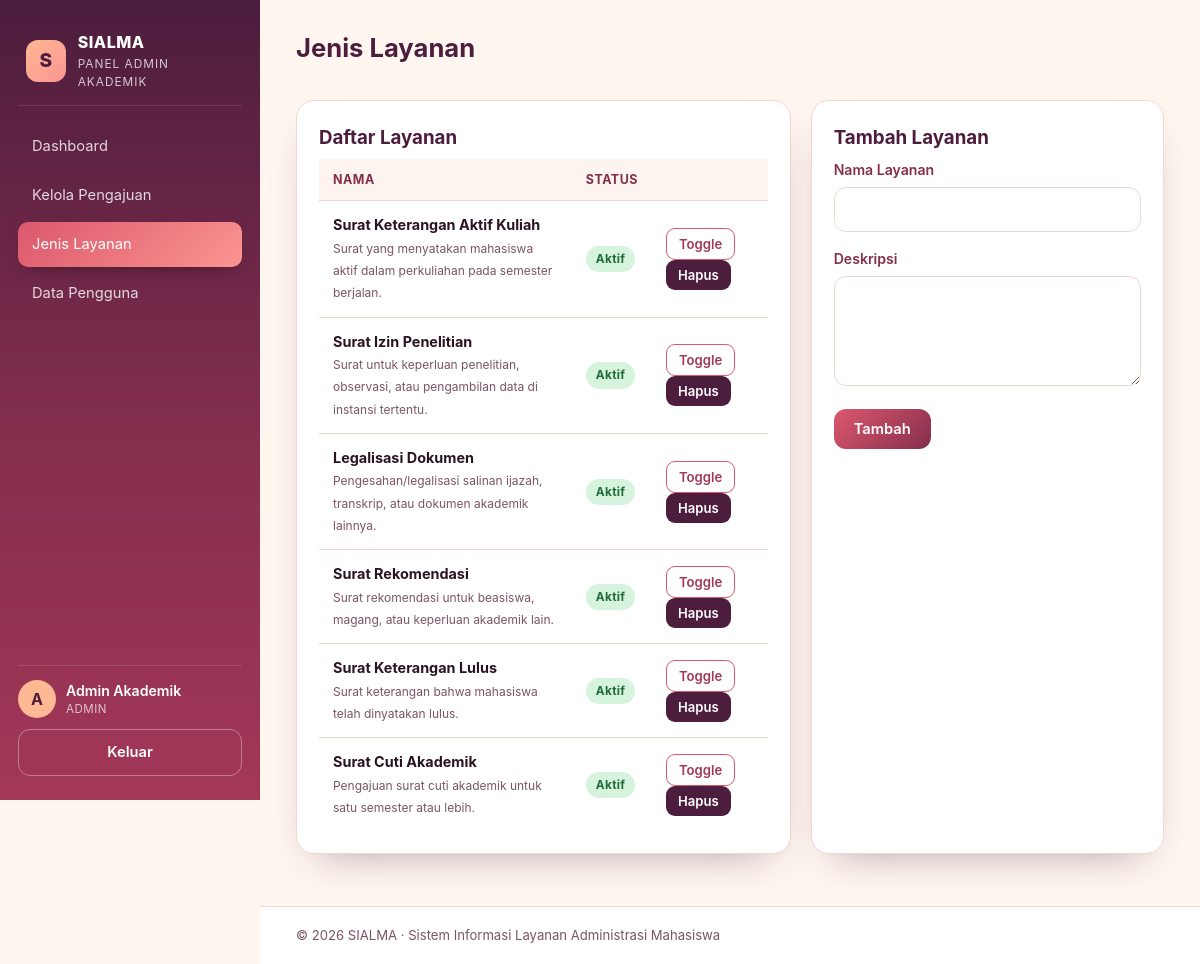
The page /admin/layanan.php (signed in) on the database its author committed.
### tables this page shows
CREATE TABLE `jenis_layanan` (
  `id_layanan` INT(11) NOT NULL AUTO_INCREMENT,
  `nama_layanan` VARCHAR(150) NOT NULL,
  `deskripsi` TEXT,
  `aktif` TINYINT(1) DEFAULT 1,
  PRIMARY KEY (`id_layanan`)
);

### includes/auth.php (called while the page is built, shortened)
<?php
function base_url($path = '') {
    $scriptDir = str_replace('\\', '/', dirname($_SERVER['SCRIPT_NAME']));
    $parts = explode('/', trim($scriptDir, '/'));
    $roots = ['mahasiswa','admin','dosen','auth'];
    while (!empty($parts) && in_array(end($parts), $roots)) array_pop($parts);
    $base = '/' . implode('/', $parts);
    $base = rtrim($base, '/');
    return $base . '/' . ltrim($path, '/');
}

### admin/layanan.php (the view, shortened to what this page needs)
<?php
require_once __DIR__ . '/../config/database.php';
require_once __DIR__ . '/../includes/auth.php';
$rows=$conn->query("SELECT * FROM jenis_layanan ORDER BY id_layanan");
$pageTitle='Jenis Layanan';
include __DIR__ . '/../includes/header.php';
?>
<div class="grid-2">
<div class="card">
<h3>Daftar Layanan</h3>
<table class="tbl"><thead><tr><th>Nama</th><th>Status</th><th></th></tr></thead><tbody>
<?php while($r=$rows->fetch_assoc()): ?>
<tr>
  <td><b><?= htmlspecialchars($r['nama_layanan']) ?></b><br><small style="color:var(--muted)"><?= htmlspecialchars($r['deskripsi']) ?></small></td>
  <td><?= $r['aktif']?'<span class="badge badge-success">Aktif</span>':'<span class="badge badge-danger">Nonaktif</span>' ?></td>
  <td>
    <form method="post" style="display:inline"><input type="hidden" name="id" value="<?= $r['id_layanan'] ?>"><button class="btn btn-outline btn-sm" name="toggle" value="1">Toggle</button></form>
    <form method="post" style="display:inline"><input type="hidden" name="id" value="<?= $r['id_layanan'] ?>"><button class="btn btn-danger btn-sm" name="hapus" value="1" data-confirm="Hapus layanan ini?">Hapus</button></form>
  </td>
</tr>
<?php endwhile; ?>
</tbody></table>
</div>
<div class="card">
<h3>Tambah Layanan</h3>
<form method="post">
  <div class="form-group"><label>Nama Layanan</label><input name="nama_layanan" required></div>
  <div class="form-group"><label>Deskripsi</label><textarea name="deskripsi"></textarea></div>
  <button name="tambah" value="1" class="btn btn-primary">Tambah</button>
</form>
</div>
</div>
<?php include __DIR__ . '/../includes/footer.php'; ?>

### includes/header.php (shortened to what this page needs)
<?php
require_once __DIR__ . '/auth.php';
$user = $_SESSION['user'] ?? null;
$role = $user['role'] ?? 'guest';
$panelTitle = [
    'mahasiswa' => 'Portal Mahasiswa',
    'admin'     => 'Panel Admin Akademik',
    'dosen'     => 'Panel Pihak Berwenang',
][$role] ?? 'SIALMA';
?>
<!DOCTYPE html>
<html lang="id">
<head>
<link rel="stylesheet" href="<?= base_url('assets/css/style.css') ?>">
</head>
<body class="app">
<aside class="sidebar">
  <div class="brand">
    <div class="brand-mark">S</div>
    <div>
      <div class="brand-name">SIALMA</div>
      <div class="brand-sub"><?= htmlspecialchars($panelTitle) ?></div>
    </div>
  </div>
  <nav class="nav">
    <?php if ($role === 'mahasiswa'): ?>
      <a href="<?= base_url('mahasiswa/dashboard.php') ?>">Dashboard</a>
      <a href="<?= base_url('mahasiswa/ajukan.php') ?>">Ajukan Layanan</a>
      <a href="<?= base_url('mahasiswa/riwayat.php') ?>">Riwayat Pengajuan</a>
      <a href="<?= base_url('mahasiswa/notifikasi.php') ?>">Notifikasi</a>
      <a href="<?= base_url('mahasiswa/profil.php') ?>">Profil</a>
    <?php elseif ($role === 'admin'): ?>
      <a href="<?= base_url('admin/dashboard.php') ?>">Dashboard</a>
      <a href="<?= base_url('admin/pengajuan.php') ?>">Kelola Pengajuan</a>
      <a href="<?= base_url('admin/layanan.php') ?>">Jenis Layanan</a>
      <a href="<?= base_url('admin/pengguna.php') ?>">Data Pengguna</a>
    <?php elseif ($role === 'dosen'): ?>
      <a href="<?= base_url('dosen/dashboard.php') ?>">Dashboard</a>
      <a href="<?= base_url('dosen/persetujuan.php') ?>">Persetujuan</a>
      <a href="<?= base_url('dosen/laporan.php') ?>">Laporan</a>
    <?php endif; ?>
  </nav>
  <div class="sidebar-foot">
    <div class="user-card">
      <div class="avatar"><?= strtoupper(substr($user['nama'] ?? '?', 0, 1)) ?></div>
      <div>
        <div class="user-name"><?= htmlspecialchars($user['nama'] ?? 'Tamu') ?></div>
        <div class="user-role"><?= htmlspecialchars(ucfirst($role)) ?></div>
      </div>
    </div>
    <a class="btn btn-ghost btn-block" href="<?= base_url('auth/logout.php') ?>">Keluar</a>
  </div>
</aside>
<main class="main">
<header class="topbar">
  <div>
    <h1 class="page-title"><?= htmlspecialchars($pageTitle ?? '') ?></h1>
  </div>
</header>
<section class="content">

### includes/footer.php (shortened to what this page needs)
</section>
<footer class="foot">
  <span>© <?= date('Y') ?> SIALMA · Sistem Informasi Layanan Administrasi Mahasiswa</span>
</footer>
</main>
</body>
</html>

### rows shown on the page
jenis_layanan: nama_layanan "Surat Keterangan Aktif Kuliah", deskripsi "Surat yang menyatakan mahasiswa aktif dalam perkuliahan pada semester berjalan.", aktif "Aktif"
jenis_layanan: nama_layanan "Surat Izin Penelitian", deskripsi "Surat untuk keperluan penelitian, observasi, atau pengambilan data di instansi tertentu.", aktif "Aktif"
jenis_layanan: nama_layanan "Legalisasi Dokumen", deskripsi "Pengesahan/legalisasi salinan ijazah, transkrip, atau dokumen akademik lainnya.", aktif "Aktif"
jenis_layanan: nama_layanan "Surat Rekomendasi", deskripsi "Surat rekomendasi untuk beasiswa, magang, atau keperluan akademik lain.", aktif "Aktif"
jenis_layanan: nama_layanan "Surat Keterangan Lulus", deskripsi "Surat keterangan bahwa mahasiswa telah dinyatakan lulus.", aktif "Aktif"
jenis_layanan: nama_layanan "Surat Cuti Akademik", deskripsi "Pengajuan surat cuti akademik untuk satu semester atau lebih.", aktif "Aktif"

### other values the page prints
$panelTitle "PANEL ADMIN AKADEMIK"
substr($user['nama'] ?? '?', 0, 1) "A"
$user['nama'] "Admin Akademik"
$role "ADMIN"
$pageTitle "Jenis Layanan"
